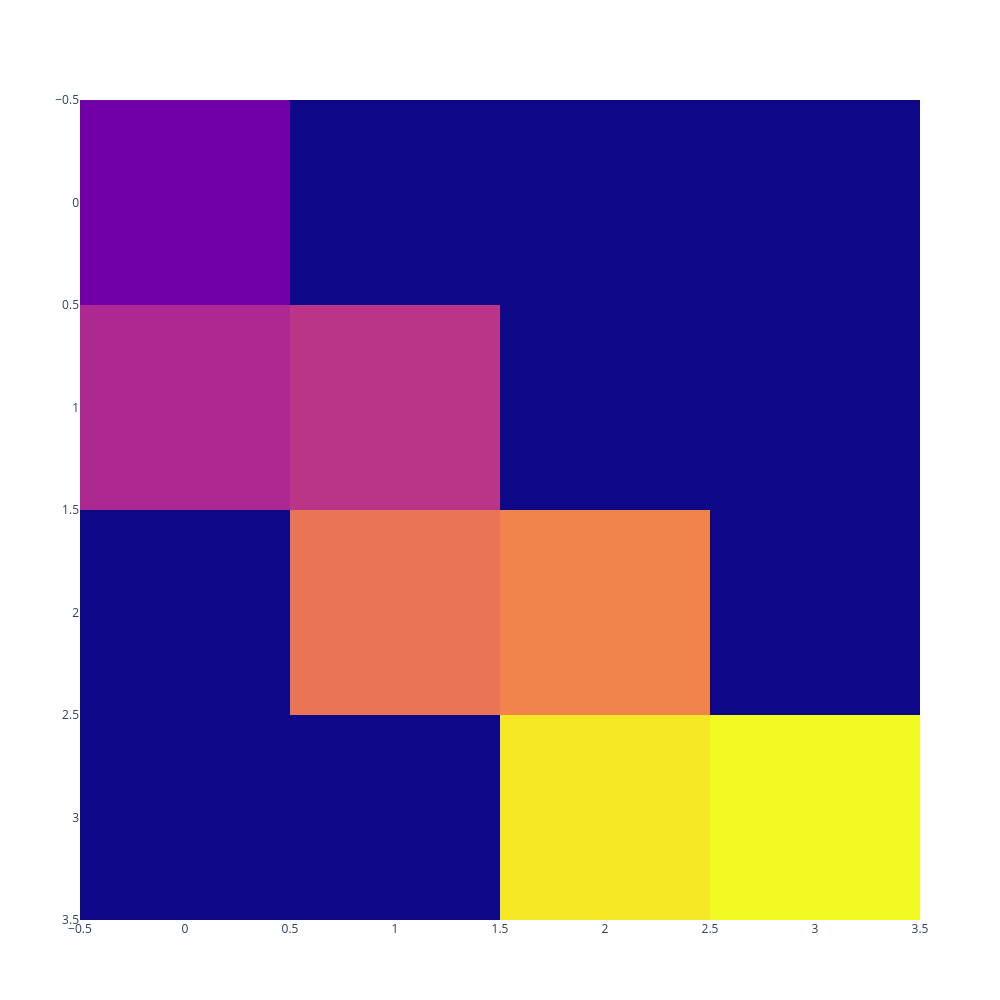

This figure's notebook cell:
### Code cell
fig = go.Figure()
fig.add_trace(go.Heatmap(z=block_mask2[:2048, :2048], showscale=False))
fig.update_yaxes(autorange="reversed")
fig.update_layout(width=1000, height=1000)
fig.show()

### Figure 1 — Plotly figure (JSON) as saved in the notebook; plotly's stock layout.template omitted (floating-point values rounded to 4 significant figures)
{"data": [{"showscale": false, "type": "heatmap", "z": [[5, 0, 0, 0], [9, 10, 0, 0], [0, 15, 16, 0], [0, 0, 22, 23]]}], "layout": {"height": 1000, "width": 1000, "yaxis": {"autorange": "reversed"}}}
